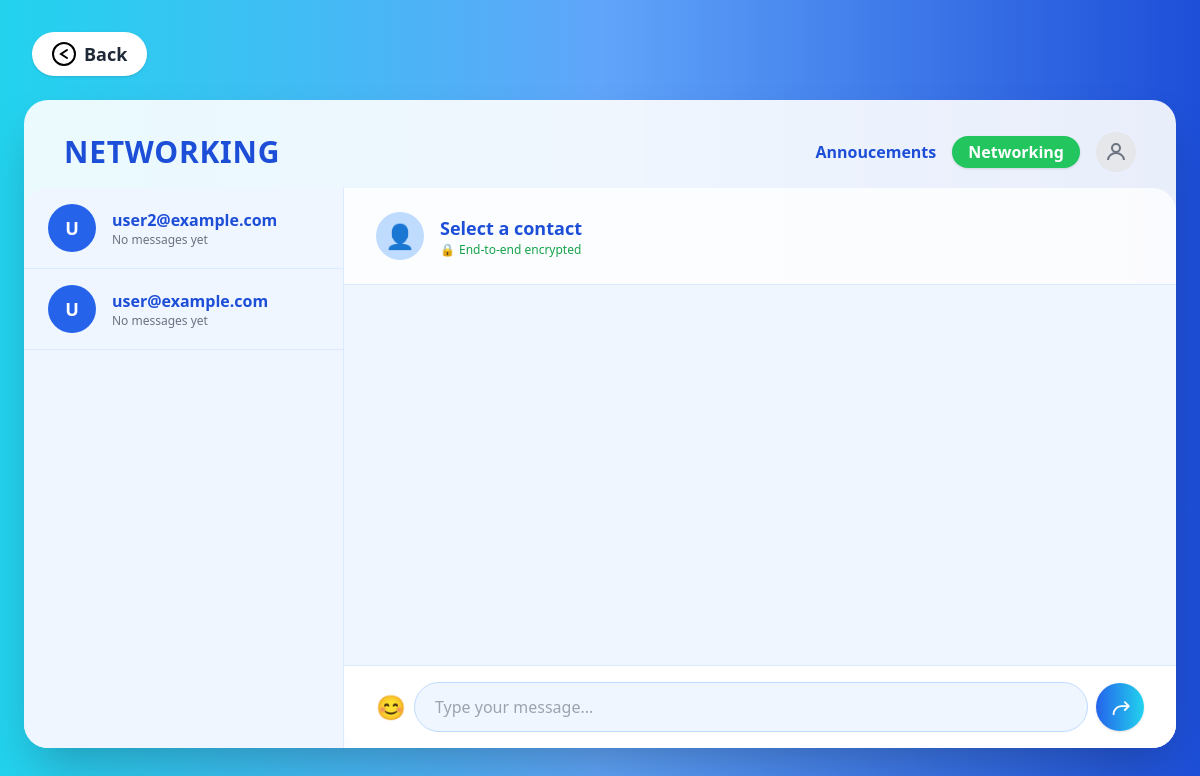
The app's page /messagerie (signed in) with its own data.
### app.py (models this page shows, shortened)
class User(UserMixin, db.Model):
    id = db.Column(db.Integer, primary_key=True)
    email = db.Column(db.String(120), unique=True, nullable=False)
    password_hash = db.Column(db.String(128))
    is_admin = db.Column(db.Boolean, default=False)
    storage_limit = db.Column(db.BigInteger, default=5 * 1024 * 1024 * 1024)  # 5GB default
    last_login = db.Column(db.DateTime)
    files = db.relationship('File', backref='owner', lazy=True)
    folders = db.relationship('Folder', backref='owner', lazy=True)
    groups = db.relationship('Group', secondary='user_groups', backref=db.backref('users', lazy='dynamic'))

### app.py (the view, shortened to what this page needs)
@app.route('/messagerie')
@login_required
def messagerie():
    users = User.query.filter(User.id != current_user.id).all()
    conversations = db.session.query(
        Message,
        User
    ).join(
        User,
        ((Message.sender_id == User.id) & (Message.receiver_id == current_user.id)) |
        ((Message.receiver_id == User.id) & (Message.sender_id == current_user.id))
    ).order_by(Message.created_at.desc()).all()
    chat_partners = {}
    for user in users:
        chat_partners[user.id] = {
            'user': user,
            'last_message': None,
            'unread_count': 0
        }
    chat_partners_list = list(chat_partners.values())
    chat_partners_list.sort(key=lambda x: x['last_message'].created_at if x['last_message'] else datetime.min, reverse=True)
    return render_template('messagerie.html',
                         users=users,
                         chat_partners=chat_partners_list)

### app.py (called while the page is built)
@login_manager.user_loader
def load_user(user_id):
    return User.query.get(int(user_id))

### templates/messagerie.html (shortened to what this page needs)
<!DOCTYPE html>
<html lang="fr">
<head>
    <script src="https://cdn.tailwindcss.com"></script>
</head>
<body class="min-h-screen bg-gradient-to-r from-cyan-400 via-blue-400 to-blue-700 flex flex-col">
    <div class="flex-1 flex flex-col items-center justify-center w-full">
        <div class="absolute top-8 left-8">
            <a href="{{ url_for('admin_dashboard' if current_user.is_admin else 'user_dashboard') }}" class="flex items-center gap-2 px-5 py-2 rounded-full bg-white shadow hover:bg-blue-50 text-gray-800 font-semibold text-lg transition">
                <svg width="24" height="24" viewBox="0 0 24 24" fill="none">
                    <circle cx="12" cy="12" r="11" stroke="black" stroke-width="2"/>
                    <path d="M15 8L9 12L15 16" stroke="black" stroke-width="2" stroke-linecap="round"/>
                </svg>
                Back
            </a>
        </div>
        <div class="w-full max-w-6xl mx-auto bg-white bg-opacity-90 rounded-3xl shadow-2xl p-0 mt-24 mb-12 flex flex-col">
            <div class="flex items-center justify-between px-10 pt-8 pb-4">
                <h1 class="text-3xl font-extrabold text-blue-700 tracking-wide">NETWORKING</h1>
                <div class="flex items-center gap-4">
                    <a href="{{ url_for('report') }}" class="text-blue-700 font-semibold hover:underline transition">Annoucements</a>
                    <a href="{{ url_for('messagerie') }}" class="px-4 py-1 rounded-full bg-green-500 text-white font-semibold shadow hover:bg-green-600 transition">Networking</a>
                    <div class="w-10 h-10 rounded-full bg-gray-200 flex items-center justify-center text-gray-500 text-2xl">
                        <svg width="24" height="24" fill="none" stroke="currentColor" stroke-width="2" viewBox="0 0 24 24"><circle cx="12" cy="8" r="4"/><path d="M4 20c0-4 4-7 8-7s8 3 8 7"/></svg>
                    </div>
                </div>
            </div>
            <div class="flex flex-row h-[70vh]">
                <div class="w-80 bg-blue-50 rounded-l-3xl flex flex-col overflow-y-auto border-r border-blue-100">
                    {% for partner in chat_partners %}
                    <div class="flex items-center gap-4 px-6 py-4 border-b border-blue-100 cursor-pointer hover:bg-blue-100 transition contact" data-user-id="{{ partner.user.id }}">
                        <div class="w-12 h-12 rounded-full bg-blue-600 text-white flex items-center justify-center font-bold text-lg contact-avatar">{{ partner.user.email[0]|upper }}</div>
                        <div class="flex-1 min-w-0">
                            <div class="font-semibold text-blue-700 truncate contact-name">{{ partner.user.email }}</div>
                            <div class="text-xs text-gray-500 flex items-center gap-2 contact-status">
                                {% if partner.last_message %}
                                {{ partner.last_message.created_at.strftime('%H:%M') }}
                                {% else %}
                                No messages yet
                                {% endif %}
                            </div>
                        </div>
                    </div>
                    {% endfor %}
                </div>
                <div class="flex-1 flex flex-col bg-white bg-opacity-80 rounded-r-3xl">
                    <div class="flex items-center gap-4 px-8 py-6 border-b border-blue-100 chat-header">
                        <div class="w-12 h-12 rounded-full bg-blue-200 flex items-center justify-center text-2xl contact-avatar">👤</div>
                        <div>
                            <div class="font-semibold text-blue-700 text-lg contact-name">Select a contact</div>
                            <div class="text-xs text-green-600 flex items-center gap-1 encryption-status"><span>🔒</span> End-to-end encrypted</div>
                        </div>
                    </div>
                    <div class="flex-1 overflow-y-auto px-8 py-6 bg-blue-50 messages">
                    </div>
                    <div class="flex items-center gap-2 px-8 py-4 border-t border-blue-100 bg-white rounded-b-3xl message-input">
                        <button class="text-2xl text-blue-600 hover:text-blue-800 transition emoji-btn" title="Add emoji" type="button" tabindex="-1">😊</button>
                        <input type="text" placeholder="Type your message..." class="flex-1 px-5 py-3 rounded-full border border-blue-200 focus:ring-2 focus:ring-blue-400 focus:outline-none text-base bg-blue-50" disabled>
                        <button class="w-12 h-12 rounded-full bg-gradient-to-r from-blue-600 to-cyan-400 flex items-center justify-center text-white text-xl shadow hover:scale-105 transition send-btn" disabled>
                            <svg width="22" height="22" viewBox="0 0 24 24" fill="none"><path d="M4 20c0-5.523 4.477-10 10-10h5.17l-2.59-2.59a1 1 0 1 1 1.42-1.42l4.3 4.3a1 1 0 0 1 0 1.42l-4.3 4.3a1 1 0 1 1-1.42-1.42L19.17 12H14c-4.418 0-8 3.582-8 8a1 1 0 1 1-2 0z" fill="currentColor"/></svg>
                        </button>
                    </div>
                </div>
            </div>
        </div>
    </div>
</body>
</html>

### records on screen
User: user "U", user.email "user2@example.com"
User: user "U", user.email "user@example.com"
